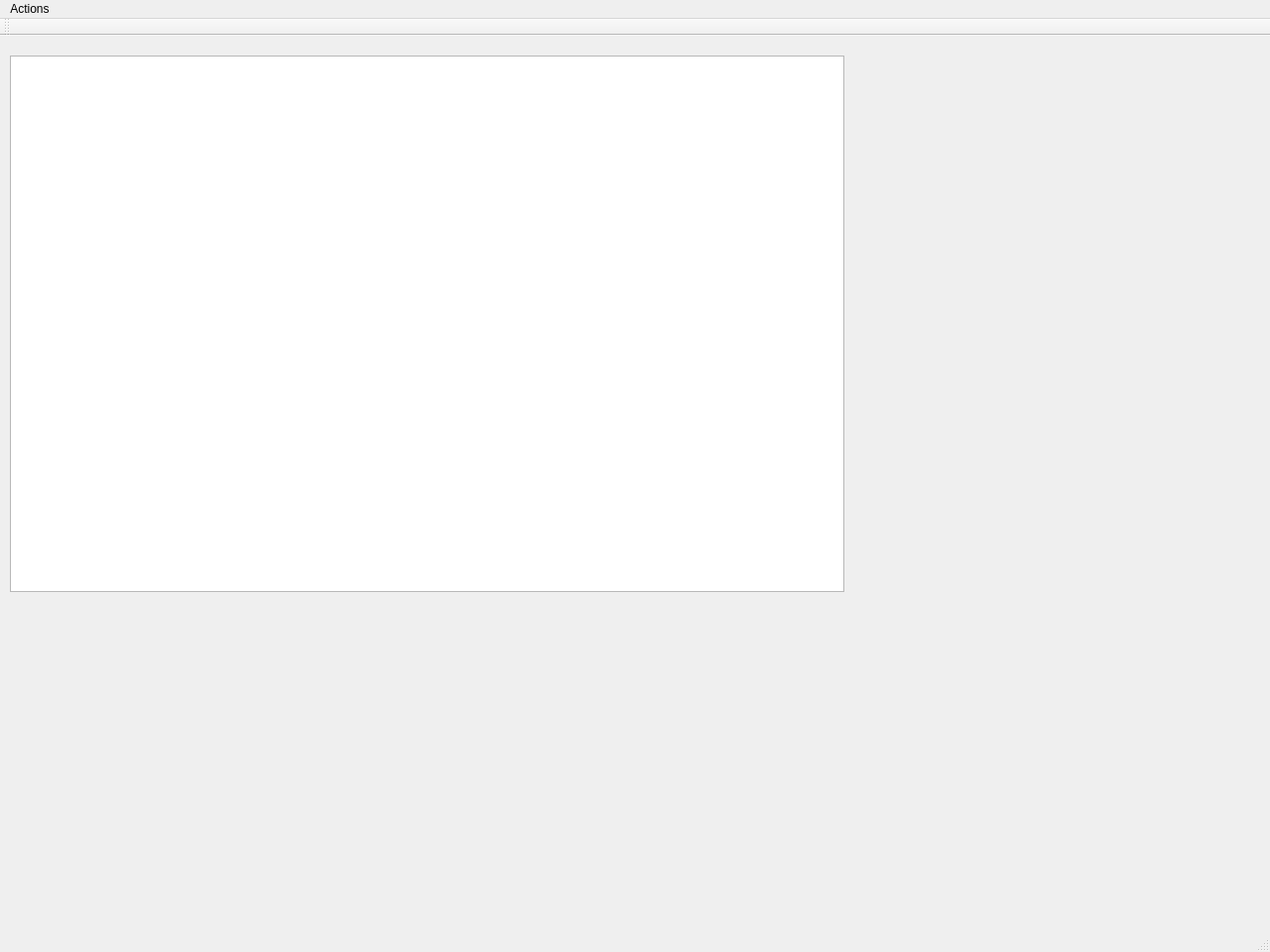
<?xml version="1.0" encoding="UTF-8"?>
<ui version="4.0">
 <class>MainWindow</class>
 <widget class="QMainWindow" name="MainWindow">
  <property name="geometry">
   <rect>
    <x>0</x>
    <y>0</y>
    <width>1280</width>
    <height>960</height>
   </rect>
  </property>
  <property name="windowTitle">
   <string>MainWindow</string>
  </property>
  <widget class="QWidget" name="centralWidget">
   <widget class="QGraphicsView" name="graphicsView">
    <property name="geometry">
     <rect>
      <x>10</x>
      <y>20</y>
      <width>841</width>
      <height>541</height>
     </rect>
    </property>
   </widget>
  </widget>
  <widget class="QMenuBar" name="menuBar">
   <property name="geometry">
    <rect>
     <x>0</x>
     <y>0</y>
     <width>1280</width>
     <height>22</height>
    </rect>
   </property>
   <widget class="QMenu" name="menuActions">
    <property name="title">
     <string>Actions</string>
    </property>
    <addaction name="actionUndo"/>
   </widget>
   <addaction name="menuActions"/>
  </widget>
  <widget class="QToolBar" name="mainToolBar">
   <attribute name="toolBarArea">
    <enum>TopToolBarArea</enum>
   </attribute>
   <attribute name="toolBarBreak">
    <bool>false</bool>
   </attribute>
  </widget>
  <widget class="QStatusBar" name="statusBar"/>
  <action name="actionUndo">
   <property name="text">
    <string>Undo</string>
   </property>
   <property name="shortcut">
    <string>Z</string>
   </property>
  </action>
 </widget>
 <layoutdefault spacing="6" margin="11"/>
 <resources/>
 <connections/>
</ui>
